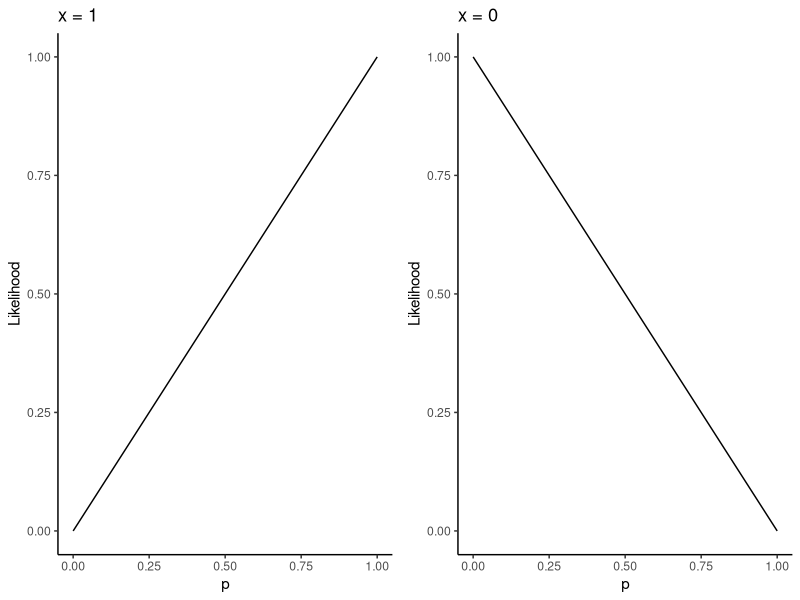
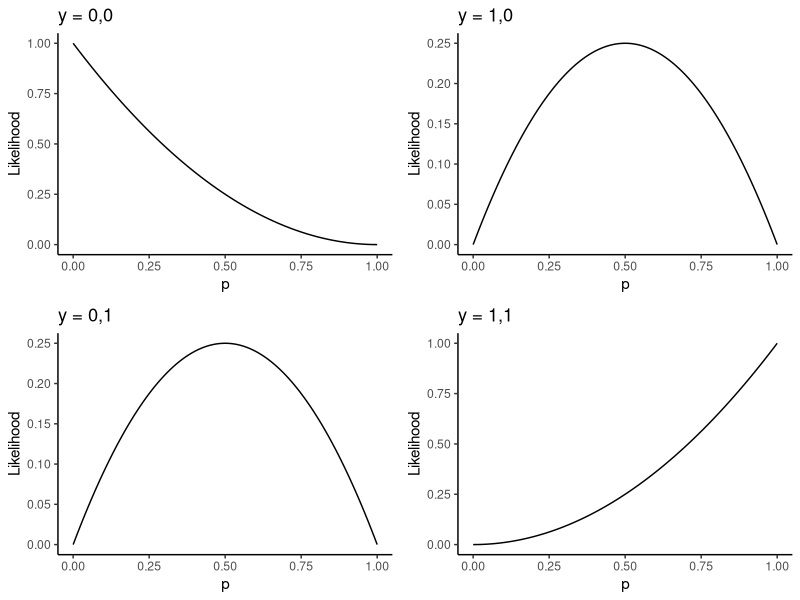
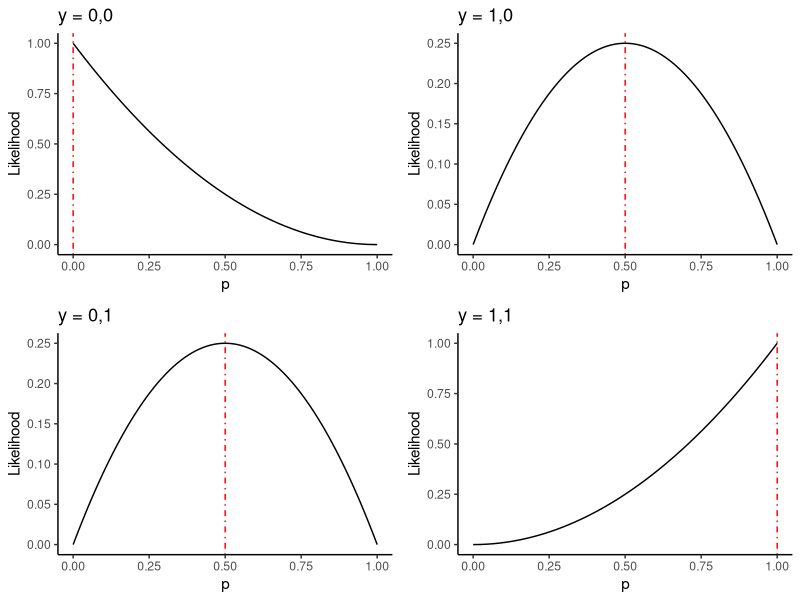
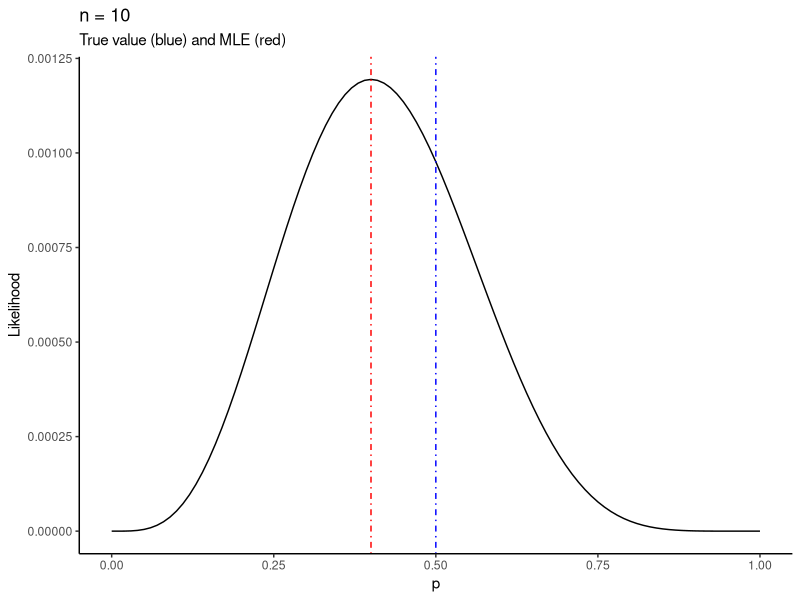

The R source for these figures, in order:
## ---- chunk 1
library(tidyverse)
## ---- chunk 2
# Simulation to recreate the likelihood function for the two-coin example.
# The likelihood function is the relative frequency with which your sample
# would occur in repeated sampling, for a particular value of the parameter.
# 
# Suppose you flip the coin and get heads. The likelihood function at p1 = 0.7
# is the relative frequency with which you would get heads if you flipped the coin
# over and over, if p really equalled 0.7.
# 
# The likelihood function at p1 = 0.4 is the relative frequency with which you 
# would get heads if you flipped the coin over and over, if p really equalled 0.4.
# 
# Let's do it:
simulate_likelihood_x1 <- function(p) {
  # Make sure p is in the range of possible values
  if (!(p %in% c(.7,.4))) stop(stringr::str_c("Wrong value for p. p should be .7 or .4. You gave p = ",p))
  # Sample the data repeatedly according to this p
  N <- 1000
  repeatedsampling <- sample(c(1,0),N,replace = TRUE,prob = c(p,1-p)) # Sample 1/0 with prob p/(1-p), N times
  # Return the relative frequency with which x == 1
  mean(repeatedsampling == 1)
}

# Check it out:
set.seed(478032749)
simulate_likelihood_x1(.7) # Should be around .7
simulate_likelihood_x1(.4) # Should be around .4
## ---- chunk 3
simulate_likelihood_x0 <- function(p) 1 - simulate_likelihood_x1(p)
## ---- chunk 4
set.seed(8907968)
simulate_likelihood_x0(.7)
simulate_likelihood_x0(.4)
## ---- chunk 5
likelihood <- function(p,x) (p^x) * (1-p)^(1-x)
baseplot <- tibble(x = c(0,1)) %>%
  ggplot(aes(x = x)) +
  theme_classic() +
  labs(x = "p",y = "Likelihood")
leftplot <- baseplot +
  stat_function(fun = likelihood,args = list(x = 1)) +
  labs(title = "x = 1")
rightplot <- baseplot +
  stat_function(fun = likelihood,args = list(x = 0)) +
  labs(title = "x = 0")

cowplot::plot_grid(leftplot,rightplot,nrow =1)
## ---- chunk 6
# Store the four samples in a (named) list
ylist <- list(
  "y1" = c(0,0),
  "y2" = c(1,0),
  "y3" = c(0,1),
  "y4" = c(1,1)
)
likelihood <- function(p,y) p^(sum(y)) * (1-p)^(sum(1-y))
makeplot <- function(s) {
  plotname <- as.character(ylist[[s]]) %>% stringr::str_c(collapse = ",")
  baseplot +
    stat_function(fun = likelihood,args = list(y = ylist[[s]])) +
    labs(title = stringr::str_c("y = ",plotname))
}
names(ylist) %>%
  map(makeplot) %>%
  cowplot::plot_grid(plotlist = .,nrow = 2)
## ---- chunk 7
makeplot <- function(s) {
  plotname <- as.character(ylist[[s]]) %>% stringr::str_c(collapse = ",")
  baseplot +
    stat_function(fun = likelihood,args = list(y = ylist[[s]])) +
    labs(title = stringr::str_c("y = ",plotname)) + 
    geom_vline(xintercept = mean(ylist[[s]]),colour = "red",linetype = "dotdash")
}
names(ylist) %>%
  map(makeplot) %>%
  cowplot::plot_grid(plotlist = .,nrow = 2)
## ---- chunk 8
plotlikelihood <- function(n,p0) {
  samp <- sample(c(1,0),n,replace = TRUE,prob = c(p0,1-p0))
  baseplot +
    stat_function(fun = likelihood,args = list(y = samp)) +
    geom_vline(xintercept = p0,colour = "blue",linetype = "dotdash") +
    geom_vline(xintercept = mean(samp),colour = "red",linetype = "dotdash") +
    labs(title = stringr::str_c("n = ",n),
         subtitle = "True value (blue) and MLE (red)")
}
## ---- chunk 9
set.seed(56576)
plotlikelihood(10,.5)
## ---- chunk 10
# Read in the data from disk
apartmentdata <- readr::read_csv(
  file = "data/apartment-data/toronto-apartment-building-evaluations.csv"
)
# Clean it up
apartmentclean <- apartmentdata %>% 
  filter(!is.na(SCORE)) %>% # Remove apartments with missing scores
  dplyr::select(ward = WARD,
                score = SCORE,
                property_type = PROPERTY_TYPE,
                year_built = YEAR_BUILT,
                address = SITE_ADDRESS
  )
glimpse(apartmentclean)

# Make a table of average scores for private residences (i.e. not social housing)
apartmentclean %>%
  filter(property_type == "PRIVATE") %>%
  group_by(ward) %>%
  summarize(avg_score = mean(score))

